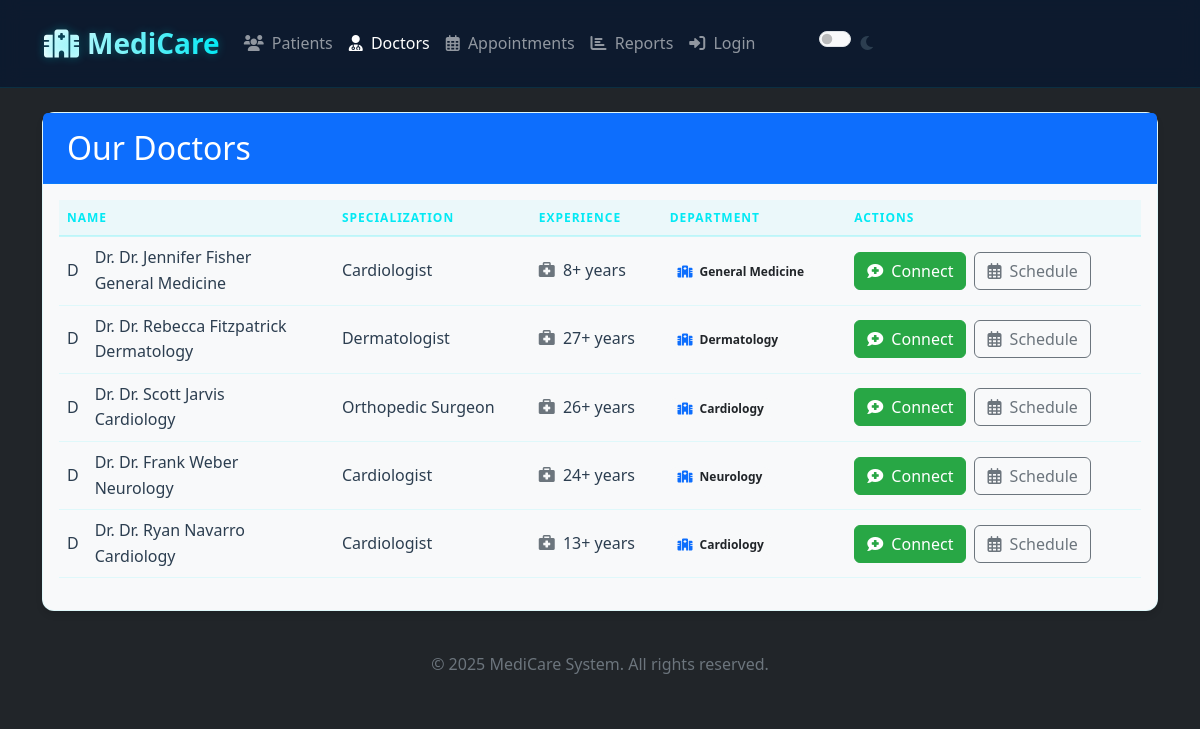
The app's page /doctors/ with its own data.
### records/models.py (models this page shows, shortened)
class Doctor(models.Model):
    user = models.OneToOneField(User, on_delete=models.CASCADE, null=True, blank=True)
    name = models.CharField(max_length=100)
    specialization = models.CharField(max_length=100)
    experience_years = models.PositiveIntegerField(default=0)
    bio = models.TextField(blank=True)
    department = models.ForeignKey(Department, on_delete=models.SET_NULL, null=True, blank=True)

class Department(models.Model):
    name = models.CharField(max_length=100)
    description = models.TextField(blank=True)

### records/views.py (the view)
# urls.py: path('doctors/', views.doctor_list, name='doctor_list'),
def doctor_list(request):
    doctors = Doctor.objects.all()
    return render(request, 'records/doctor_list.html', {'doctors': doctors})

### records/templates/records/doctor_list.html (shortened to what this page needs)
{% extends "records/base.html" %}
{% block content %}
<div class="container mt-4">
    <div class="card">
        <div class="card-header bg-primary text-white">
            <h2 class="mb-0">Our Doctors</h2>
        </div>
        <div class="card-body">
            <div class="table-responsive">
                <table class="table table-hover">
                    <thead class="table-light">
                        <tr>
                            <th>Name</th>
                            <th>Specialization</th>
                            <th>Experience</th>
                            <th>Department</th>
                            <th>Actions</th>
                        </tr>
                    </thead>
                    <tbody>
                        {% for doctor in doctors %}
                        <tr>
                            <td>
                                <div class="d-flex align-items-center">
                                    <div class="avatar me-3">
                                        {{ doctor.name|slice:":1" }}
                                    </div>
                                    <div>
                                        <div class="doctor-name">Dr. {{ doctor.name }}</div>
                                        <div class="doctor-department">{{ doctor.department.name }}</div>
                                    </div>
                                </div>
                            </td>
                            <td class="specialization">{{ doctor.specialization }}</td>
                            <td class="experience">
                                <i class="fas fa-briefcase-medical me-1 text-muted"></i>
                                {{ doctor.experience_years }}+ years
                            </td>
                            <td>
                                <span class="badge bg-light text-dark">
                                    <i class="fas fa-hospital me-1 text-primary"></i>
                                    {{ doctor.department.name }}
                                </span>
                            </td>
                            <td class="text-nowrap">
                                <div class="d-flex gap-2">
                                    <a href="{% url 'connect_doctor' doctor.id %}" class="btn btn-primary btn-action" title="Connect with this doctor">
                                        <i class="fas fa-comment-medical me-1"></i> Connect
                                    </a>
                                    <a href="{% url 'doctor_schedule' doctor.id %}" class="btn btn-outline-secondary btn-action" title="View availability">
                                        <i class="far fa-calendar-alt me-1"></i> Schedule
                                    </a>
                                </div>
                            </td>
                        </tr>
                        {% endfor %}
                    </tbody>
                </table>
            </div>
        </div>
    </div>
</div>
{% endblock %}

### records/templates/records/base.html (shortened to what this page needs)
<!DOCTYPE html>
{% load static %}
<html lang="en" data-bs-theme="light">
<head>
    <link href="https://cdn.jsdelivr.net/npm/bootstrap@5.3.0/dist/css/bootstrap.min.css" rel="stylesheet">
    <link rel="stylesheet" href="https://cdnjs.cloudflare.com/ajax/libs/font-awesome/6.0.0/css/all.min.css">
</head>
<body class="bg-dark">
    <nav class="navbar navbar-expand-lg navbar-dark">
        <div class="container-fluid">
            <a class="navbar-brand" href="{% url 'patient_list' %}">
                <i class="fas fa-hospital me-2"></i>MediCare
            </a>
            <div class="collapse navbar-collapse" id="navbarNav">
                <ul class="navbar-nav me-auto">
                    <li class="nav-item">
                        <a class="nav-link" href="{% url 'patient_list' %}">
                            <i class="fas fa-users me-1"></i> Patients
                        </a>
                    </li>
                    <li class="nav-item">
                        <a class="nav-link" href="{% url 'doctor_list' %}">
                            <i class="fas fa-user-md me-1"></i> Doctors
                        </a>
                    </li>
                    <li class="nav-item">
                        <a class="nav-link" href="{% url 'appointment_list' %}">
                            <i class="far fa-calendar-alt me-1"></i> Appointments
                        </a>
                    </li>
                    <li class="nav-item">
                        <a class="nav-link" href="{% url 'reports' %}">
                            <i class="fas fa-chart-bar me-1"></i> Reports
                        </a>
                    </li>
                    {% if user.is_authenticated %}
                    <li class="nav-item">
                        <a class="nav-link" href="{% url 'settings' %}">
                            <i class="fas fa-cog me-1"></i> Settings
                        </a>
                    </li>
                    <li class="nav-item">
                        <a class="nav-link" href="{% url 'admin:logout' %}">
                            <i class="fas fa-sign-out-alt me-1"></i> Logout
                        </a>
                    </li>
                    {% else %}
                    <li class="nav-item">
                        <a class="nav-link" href="{% url 'admin:login' %}?next={{ request.path }}">
                            <i class="fas fa-sign-in-alt me-1"></i> Login
                        </a>
                    </li>
                    {% endif %}
                    <li class="nav-item ms-3 d-flex align-items-center">
                    <div class="form-check form-switch m-0">
                        <input class="form-check-input m-0" type="checkbox" role="switch" id="themeToggle">
                        <label class="form-check-label ms-2" for="themeToggle">
                            <i id="themeIcon" class="fas fa-moon"></i>
                        </label>
                    </div>
                </li>
                </ul>
            </div>
        </div>
    </nav>
    <div class="content fade-in">
        {% block content %}{% endblock %}
    </div>
    <footer class="text-center text-muted py-4 border-top border-dark">
        <div class="container">
            <p class="mb-0">&copy; {% now "Y" %} MediCare System. All rights reserved.</p>
        </div>
    </footer>
</body>
</html>

### records/templates/records/base.html (style rules this page uses)
:root { --neon-primary: #03e9f4; --neon-secondary: #0088ff; --dark-bg: #0a192f; --card-bg: rgba(17, 34, 64, 0.5); --text-color: #e6f1ff; --text-muted: #a8b2d1; --border-color: rgba(3, 233, 244, 0.1); --light-primary: #28a745; --light-secondary: #fd7e14; --light-bg: #f8f9fa; --light-card-bg: #ffffff; --light-text: #2c3e50; --light-muted: #6c757d; --light-border: #dee2e6; }
[data-bs-theme="light"] { --bs-primary: var(--light-primary); --bs-secondary: var(--light-secondary); --bs-body-bg: var(--light-bg); --bs-body-color: var(--light-text); --bs-secondary-color: var(--light-muted); --bs-border-color: var(--light-border); --bs-card-bg: var(--light-card-bg); --bs-link-color: var(--light-primary); --bs-link-hover-color: #1e7e34; --bs-nav-link-hover-color: #1e7e34; --bs-nav-pills-link-active-bg: var(--light-primary); --bs-nav-pills-link-active-color: #fff; }
body { transition: all 0.3s ease-in-out; min-height: 100vh; background: var(--bs-body-bg); color: var(--bs-body-color); font-family: 'Segoe UI', 'Roboto', sans-serif; line-height: 1.6; margin: 0; display: flex; flex-direction: column; }
.card { background: var(--bs-card-bg); border: 1px solid var(--border-color); border-radius: 12px; margin: 1rem 0; box-shadow: 0 4px 6px rgba(0, 0, 0, 0.1); transition: all 0.3s ease; color: var(--bs-body-color); }
.card-header { background: rgba(0, 0, 0, 0.2); border-bottom: 1px solid var(--border-color); padding: 1rem 1.5rem; }
.table { color: var(--bs-body-color); --bs-table-bg: transparent; --bs-table-striped-bg: rgba(0, 0, 0, 0.02); --bs-table-hover-bg: rgba(0, 0, 0, 0.05); }
.table th { background: rgba(3, 233, 244, 0.05); border-bottom: 2px solid rgba(3, 233, 244, 0.2); text-transform: uppercase; font-size: 0.75rem; letter-spacing: 1px; color: var(--neon-primary); }
.table td { border-color: rgba(3, 233, 244, 0.1); vertical-align: middle; }
.navbar { background: rgba(10, 25, 47, 0.85); backdrop-filter: blur(10px); padding: 1rem 2rem; border-bottom: 1px solid rgba(3, 233, 244, 0.1); }
.navbar-brand { font-size: 1.75rem; font-weight: 700; background: linear-gradient(90deg, #fff, var(--neon-primary)); -webkit-background-clip: text; background-clip: text; -webkit-text-fill-color: transparent; text-shadow: 0 0 10px rgba(3, 233, 244, 0.3); }
.nav-link { transition: color 0.2s ease-in-out; }
.btn-primary { --bs-btn-bg: var(--bs-primary); --bs-btn-border-color: var(--bs-primary); --bs-btn-hover-bg: var(--bs-link-hover-color); --bs-btn-hover-border-color: var(--bs-link-hover-color); --bs-btn-active-bg: var(--bs-link-hover-color); --bs-btn-active-border-color: var(--bs-link-hover-color); }
.fade-in { animation: fadeIn 0.6s ease-out forwards; }
#themeToggle { cursor: pointer; }
#themeIcon { transition: transform 0.3s ease-in-out; }

### records on screen
Doctor: name "D", name "Dr. Jennifer Fisher", department.name "General Medicine", specialization "Cardiologist", experience_years "8"
Doctor: name "D", name "Dr. Rebecca Fitzpatrick", department.name "Dermatology", specialization "Dermatologist", experience_years "27"
Doctor: name "D", name "Dr. Scott Jarvis", department.name "Cardiology", specialization "Orthopedic Surgeon", experience_years "26"
Doctor: name "D", name "Dr. Frank Weber", department.name "Neurology", specialization "Cardiologist", experience_years "24"
Doctor: name "D", name "Dr. Ryan Navarro", department.name "Cardiology", specialization "Cardiologist", experience_years "13"
